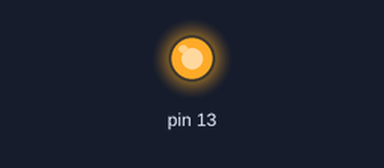
The sketch below on a simulated Arduino Uno, built with avr-gcc and run on an emulated ATmega328P. Parts: output pins drawn as LEDs (lit = HIGH).

Above: at 0.1 s.
At 2.1 s:
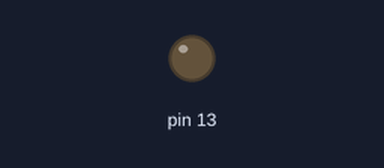
Timing chart, 0 to 3.6 s (numbered marks = the images above):
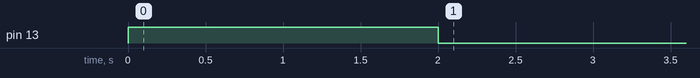

The sketch:

LED_control.ino
```cpp
void setup() {
  // put your setup code here, to run once:
pinMode(13,OUTPUT);
digitalWrite(13,HIGH);
delay(2000);
digitalWrite(13,LOW);
}

void loop() {
  // put your main code here, to run repeatedly:

}
```
